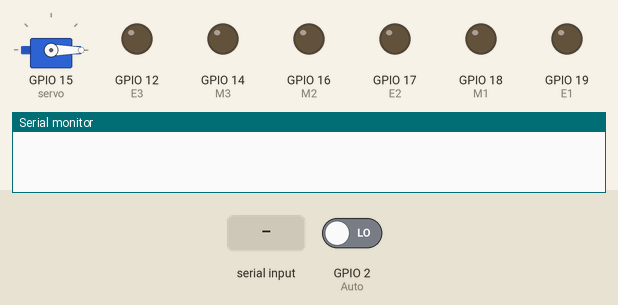
Simulated run of this sketch. Board: ESP32. Parts: servo, output pins drawn as LEDs (lit = HIGH), the last lines printed to the serial monitor. The inputs (shaded band) are chosen by the test bench; at power-on: GPIO 2 (Auto) LOW. Nothing arrives over Bluetooth unless stated.

Above: at 1.2 s.
1.3 s: "ret\n" received over the second serial link
At 3.1 s:
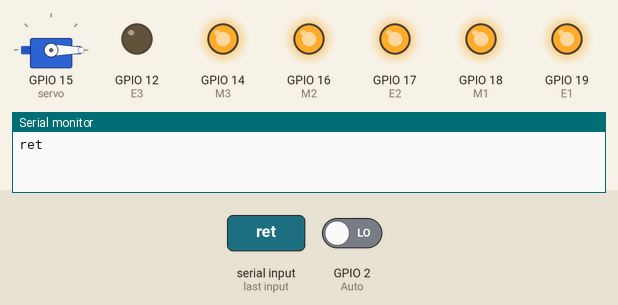
3.4 s: "ext\n" received over the second serial link
At 5.1 s:
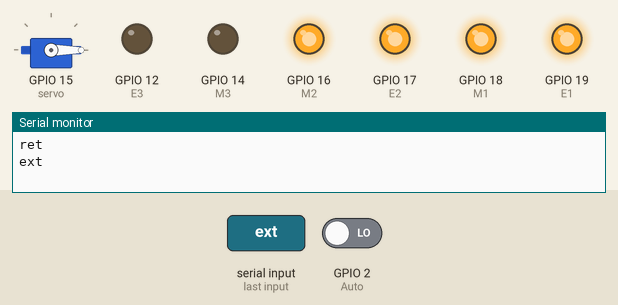
5.5 s: GPIO 2 (Auto) driven HIGH
At 8.4 s:
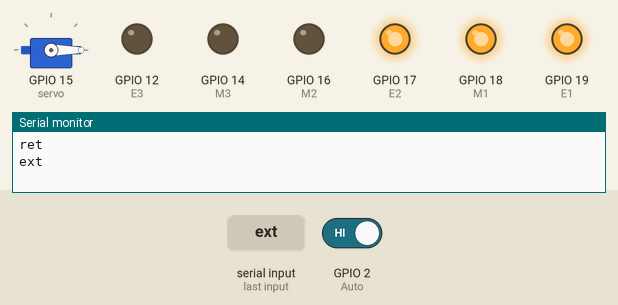
17.5 s: "f\n" received over the second serial link
Timing chart, 0 to 27.4 s (numbered marks = the images above; inputs shaded):
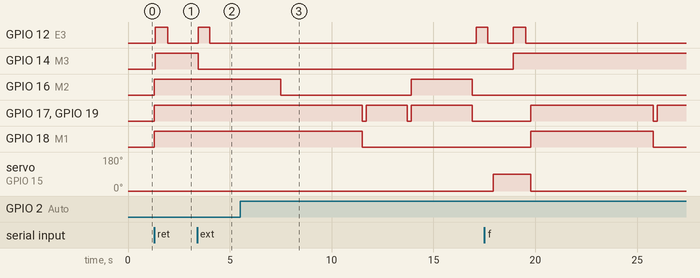

The sketch:

Main.ino
```cpp
//02 05 2021 Ex Number: 108051

#include "BluetoothSerial.h"
#include <Servo.h>

BluetoothSerial SerialBT;
Servo servo;

//Autonomus
const int Auto = 2;
int reading;

//Extender
const int M3 = 14; //M variables control direction
const int E3 = 12; //E variables control speed

//BT Commands
String message = "";

//Drive Train
const int M2 = 16;
const int E2 = 17;
const int M1 = 18;
const int E1 = 19;


void setup() {
  Serial.begin(115200);
  SerialBT.begin("108051 Engi Project"); //Device Name

  pinMode(Auto, INPUT);

  pinMode(M3, OUTPUT);
  pinMode(E3, OUTPUT);

  pinMode(E1, OUTPUT);
  pinMode(M1, OUTPUT);
  pinMode(E2, OUTPUT);
  pinMode(M2, OUTPUT);

  servo.attach(15);
  servo.write(0);
}

void loop() {
  reading = digitalRead(Auto);
  if (reading == HIGH){
    //This section is the automatic routine
    SerialBT.println("Automatic Begin");
    delay(2000);
    forward();
    delay(4000);
    halt();
    delay(200);
    left();
    delay(2000);
    halt();
    delay(200);
    back();
    delay(3000);
    halt();
    delay(200);
    extend();
    delay(250);
    servo.write(90);
    delay(1000);
    retract();
    delay(250);
    servo.write(0);
  }

  if (SerialBT.available()) {
    //This section is Bluetooth Control
    char incomingChar = SerialBT.read();

    if (incomingChar!= '\n'){
        message += String(incomingChar);
      }
      else{
        message = "";
      }
      Serial.write(incomingChar);

    if (message == "ext"){
      extend();
    }
    else if (message == "ret"){
      retract();
    }
    else if (message == "up"){
      servo.write(90);
    }
    else if (message == "down"){
      servo.write(0);
    }
    else if (message == "f"){
      forward();
    }
    else if (message == "b"){
      back();
    }
    else if (message == "r"){
      right();
    }
    else if (message == "l"){
      left();
    }
    else if (message == "s"){
      halt();
    }
    delay(20);
  }
}

//Functions
void extend() {
      digitalWrite(M3, LOW);
      digitalWrite(E3, HIGH);
      delay(575);
      digitalWrite(E3, LOW);
}
void retract() {
      digitalWrite(M3, HIGH);
      digitalWrite(E3, HIGH);
      delay(600);
      digitalWrite(E3, LOW);
}
void forward() {
      digitalWrite(E1, HIGH);
      digitalWrite(M1, HIGH);
      digitalWrite(E2, HIGH);
      digitalWrite(M2, LOW);
}
void back() {
      digitalWrite(E1, HIGH);
      digitalWrite(M1, LOW);
      digitalWrite(E2, HIGH);
      digitalWrite(M2, HIGH);
}
void right() {
      digitalWrite(E1, HIGH);
      digitalWrite(M1, HIGH);
      digitalWrite(E2, HIGH);
      digitalWrite(M2, HIGH);
}
void left() {
      digitalWrite(E1, HIGH);
      digitalWrite(M1, LOW);
      digitalWrite(E2, HIGH);
      digitalWrite(M2, LOW);
}
void halt() {
      digitalWrite(E1, LOW);
      digitalWrite(M1, LOW);
      digitalWrite(E2, LOW);
      digitalWrite(M2, LOW);
}
```

Measured:
- after the input at 1.3 s, GPIO 12 (E3): LOW → HIGH at once, → LOW 0.60 s later; GPIO 14 (M3), GPIO 16 (M2), GPIO 17 (E2), GPIO 18 (M1), GPIO 19 (E1): LOW → HIGH at once
- after the input at 3.4 s, GPIO 12 (E3): LOW → HIGH at once, → LOW 0.58 s later; GPIO 14 (M3): HIGH → LOW at once
- after the input at 5.5 s, GPIO 12 (E3): LOW → HIGH after 11.6 s; GPIO 16 (M2): HIGH → LOW after 2.0 s, → HIGH 6.4 s later, → LOW 3.0 s later; GPIO 17 (E2), GPIO 19 (E1): goes LOW 0.20 s, HIGH 2.0 s, LOW 0.20 s, HIGH 3.0 s, then LOW, starting after 6.0 s; GPIO 18 (M1): HIGH → LOW after 6.0 s
